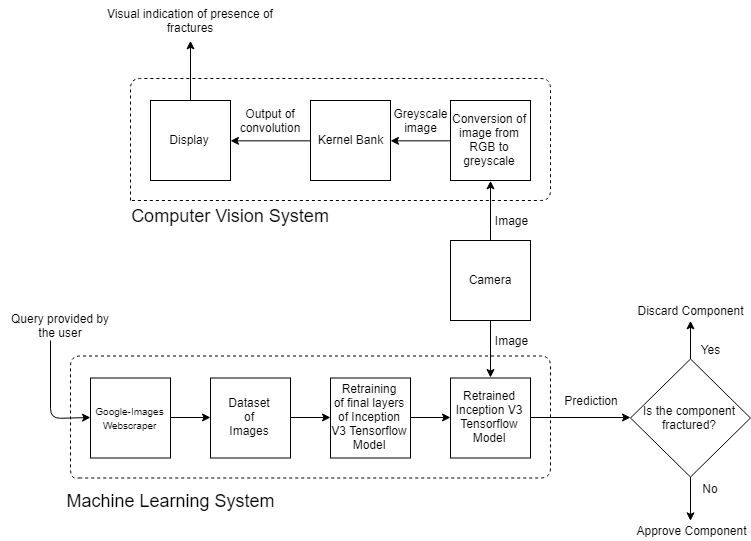
#> input picture Data/Pipeline_Overview_PNG.png, 751 x 541 px
$ python -i Kerneler.py   (imports and definitions only)   (older library calls are emulated)
#> lines starting #> are read from the running program, lines starting #| are printed output that depends on the picture
'''Hello!
This script is part of the bigger Fracture project, which attempts to predict and classify defective components,
relying solely on computer-vision and machine-learning techniques.

Check out the README.md for a more detailed explanation of the project.

Sarthak J Shetty
13/09/2018'''

from skimage.exposure import rescale_intensity
import numpy as np
from skimage.measure import compare_ssim
import argparse
import cv2
import imutils
import scipy as sp
import datetime

#Convolution function, takes in the image and the kernel for processing, applies the required filters required
# [94 lines left out: functions convolve, run_kerneler, not called in this run]

#Defining a seperate function, to prepare the image for processing
def pre_processing(image):

	#Reading the image here, from the file name provided to the Labeller.py script
#> called with image = 'Data/Pipeline_Overview_PNG.png'
	image=cv2.imread(image)
#> image is the input picture: shape (541, 751, 3); min 0, max 255, mean 247.9

	#Applying Gaussian blur to the image, to reduce the noise, as detailed in the paper
	blur=cv2.GaussianBlur(image,(13,13),0)
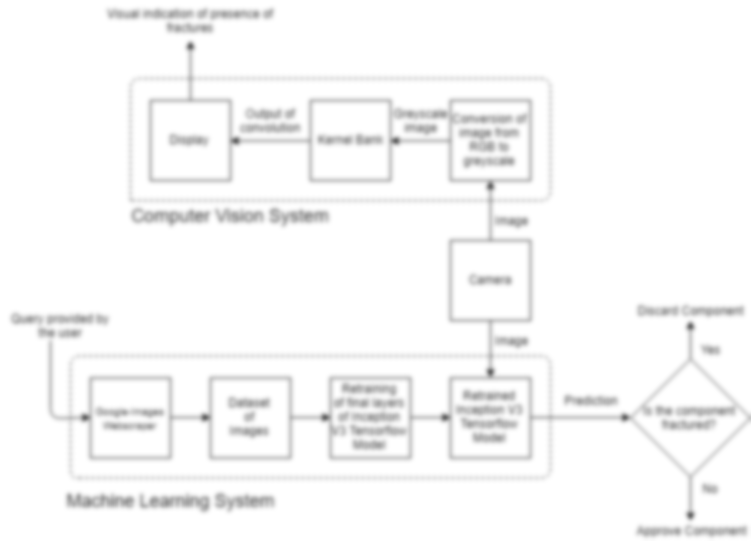
#> blur: shape (541, 751, 3); min 105, max 255, mean 247.9

	#Scaling down both the grayed image and the blurred image
	blur=cv2.resize(blur,(0,0),fx=.5,fy=.5)
#> blur: shape (270, 376, 3)
	gray=cv2.resize(image,(0,0),fx=.5,fy=.5)
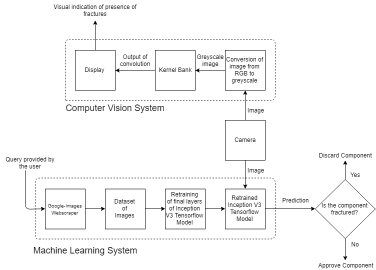
#> gray: shape (270, 376, 3); min 0, max 255, mean 247.9

	#Formatting the image from here on out to make it more presentable
	#Adding a border to the gray image here
	temp_image=cv2.copyMakeBorder(gray,0,50,0,0,cv2.BORDER_CONSTANT,value=[255,255,255])
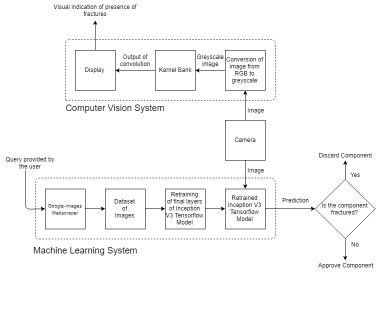
#> temp_image: shape (320, 376, 3); min 0, max 255, mean 249

	#Adding a line of text, for labeling samples while presenting
	temp_image=cv2.putText(temp_image,"Original Image",(10,(temp_image.shape[0]-20)),cv2.FONT_HERSHEY_SIMPLEX,0.35, (100,100,100),1,cv2.LINE_AA)

	#Adding a border to the text box
	temp_image=cv2.rectangle(temp_image,(0,(temp_image.shape[0]-50)),(temp_image.shape[1],temp_image.shape[0]),(0,0,0),3)
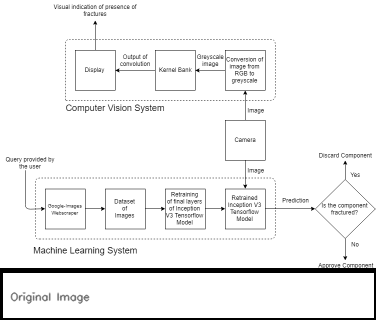
#> temp_image: shape (320, 376, 3); min 0, max 255, mean 242.6

	#Adding a border to the blur image here
	temp_blur=cv2.copyMakeBorder(blur,0,50,0,0,cv2.BORDER_CONSTANT,value=[255,255,255])
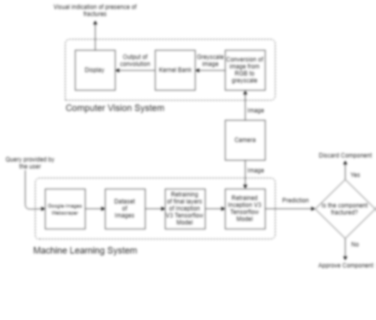
#> temp_blur: shape (320, 376, 3); min 110, max 255, mean 249

	#Adding text to the blur image here
	temp_blur=cv2.putText(temp_blur,"Blurred Image",(10,(temp_blur.shape[0]-20)),cv2.FONT_HERSHEY_SIMPLEX,0.35, (100,100,100),1,cv2.LINE_AA)

	#Adding a border around text of the blur image
	temp_blur=cv2.rectangle(temp_blur,(0,(temp_blur.shape[0]-50)),(temp_blur.shape[1],temp_blur.shape[0]),(0,0,0),3)
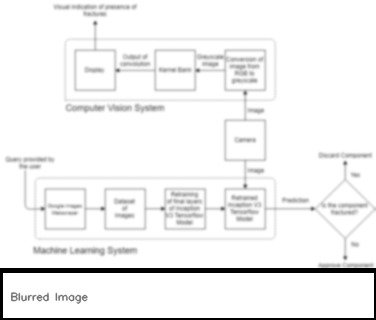
#> temp_blur: shape (320, 376, 3); min 0, max 255, mean 242.7
	#Ending of adding borders and text overlay on the image. Primary to make the stored images look better on the publication
	return temp_image, temp_blur, gray, blur, image

#Function to handle all the file operations, saving, converting image to B/W
# [31 lines left out: function image_saver, not called in this run]

>>> result = pre_processing('Data/Pipeline_Overview_PNG.png')
#> result = 5 items
